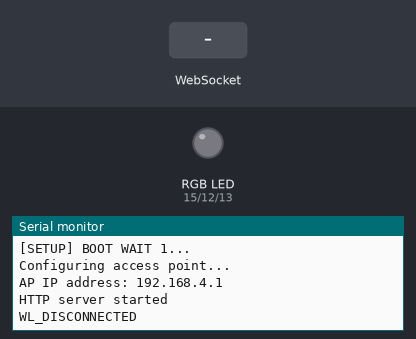
Bench run of a sketch on a simulated ESP8266 (NodeMCU). On the bench: an RGB LED mixed from three pins (HIGH = lit), the last lines printed to the serial monitor. Inputs (shaded band) come from the test bench.

Above: at 6.3 s.
6.4 s: WebSocket text "#" received
At 7.1 s:
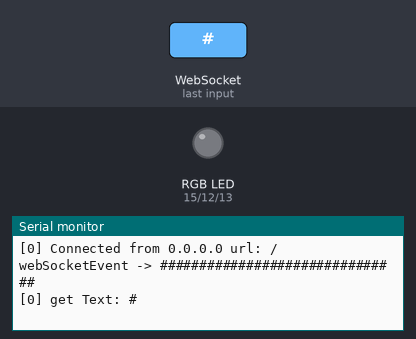
7.9 s: WebSocket text "esp8266" received
At 9.1 s:
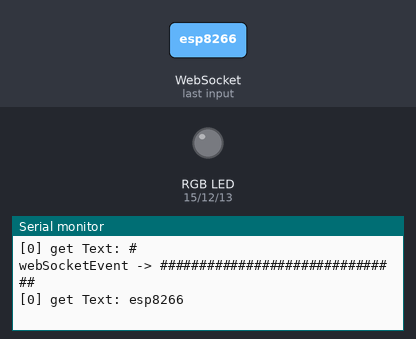
9.4 s: WebSocket text "5" received
At 10.4 s:
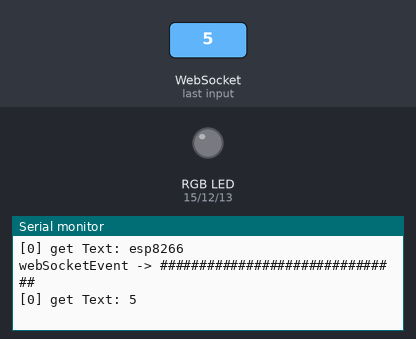
Timing chart, 0 to 12.4 s (numbered marks = the images above; inputs shaded):
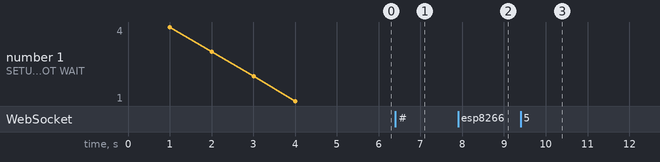

The sketch:

dy_WebSocketServer_LEDcontrol_3.ino
```cpp
/*
 * WebSocketServer_LEDcontrol.ino
 *
 *  Created on: 26.11.2015
 *
 */

#include <Arduino.h>

#include <ESP8266WiFi.h>
#include <ESP8266WiFiMulti.h>
#include <WebSocketsServer.h>
#include <ESP8266WebServer.h>
#include <ESP8266mDNS.h>
#include <Hash.h>
#include "BasicUtils.h"

#define LED_RED     15
#define LED_GREEN   12
#define LED_BLUE    13

#define serial Serial

//WiFi
const char *ssid = "ProkletaKurva";
const char *password = "testnet123";

ESP8266WebServer server = ESP8266WebServer(80);
WebSocketsServer webSocket = WebSocketsServer(81);

void webSocketEvent(uint8_t num, WStype_t type, uint8_t * payload, size_t lenght) {
    serial.println("webSocketEvent -> ###############################");
    switch(type) {
        case WStype_DISCONNECTED:
            serial.printf("[%u] Disconnected...!\n", num);
            break;
        case WStype_CONNECTED: {
            IPAddress ip = webSocket.remoteIP(num);
            serial.printf("[%u] Connected from %d.%d.%d.%d url: %s\n", num, ip[0], ip[1], ip[2], ip[3], payload);

            // send message to client
            webSocket.sendTXT(num, "Connected");
        }
            break;
        case WStype_TEXT:
            serial.printf("[%u] get Text: %s\n", num, payload);

            if(payload[0] == '#') {
                // we get RGB data

                // decode rgb data
                uint32_t rgb = (uint32_t) strtol((const char *) &payload[1], NULL, 16);

                analogWrite(LED_RED,    ((rgb >> 16) & 0xFF));
                analogWrite(LED_GREEN,  ((rgb >> 8) & 0xFF));
                analogWrite(LED_BLUE,   ((rgb >> 0) & 0xFF));
            }

            break;
        default:
          serial.println("webSocketEvent: type: UNKNOWN");
    }
}

void preparePINS(){
    pinMode(LED_RED, OUTPUT);
    pinMode(LED_GREEN, OUTPUT);
    pinMode(LED_BLUE, OUTPUT);

    digitalWrite(LED_RED, 1);
    digitalWrite(LED_GREEN, 1);
    digitalWrite(LED_BLUE, 1);
}

void handleRoot() {
  server.send(200, "text/html", "<h1>You are connected</h1>");
}

void setupWiFi_AP(){
    IPAddress address(192, 168, 4, 1);
    IPAddress subnet(255, 255, 255, 0);

    byte channel = 11;
    float wifiOutputPower = 20.5; //Max power
    WiFi.setOutputPower(wifiOutputPower);
    WiFi.setPhyMode(WIFI_PHY_MODE_11B);
    WiFi.setSleepMode(WIFI_NONE_SLEEP);
    WiFi.disconnect(true);
    WiFi.mode(WIFI_AP);
    //C:\Users\spe\AppData\Roaming\Arduino15\packages\esp8266\hardware\esp8266\2.1.0\cores\esp8266\core_esp8266_phy.c
    //TRYING TO SET [114] = 3 in core_esp8266_phy.c 3 = init all rf

    WiFi.persistent(false);
    WiFi.softAPConfig(address, address, subnet);
    WiFi.softAP(ssid, password, channel);
}

//************************************************************************************
void setup() {
    serial.begin(115200);
    serial.setDebugOutput(true);
    delay(1000);

    serial.println("");
    serial.println("+++++++++++++++++++++++++++++++++++++++++++++++++++++++++++++++++++++++++++++++++++++++++++++++++++");
    for(uint8_t t = 4; t > 0; t--) {
        serial.printf("[SETUP] BOOT WAIT %d...\n", t);
        serial.flush();
        delay(1000);
    }

    serial.println("Configuring access point...");
    setupWiFi_AP();
    delay(100);

    IPAddress myIP = WiFi.softAPIP();
    serial.println("AP IP address: " + String(myIP[0]) + "." + String(myIP[1]) + "." + String(myIP[2]) + "." + String(myIP[3]));

    server.on("/", handleRoot);
    server.begin();

    serial.println("HTTP server started");

    //while(WiFi.waitForConnectResult() != WL_CONNECTED) {
    //    delay(100);
    //}

    serial.println(decodeWifiSTATUS(WiFi.status()));

    // start webSocket server
    webSocket.begin();
    webSocket.onEvent(webSocketEvent);

    //if(MDNS.begin("esp8266")) {
    //    serial.println("MDNS responder started");
    //}

    // handle index
    server.on("/", []() {
        // send index.html
        server.send(200, "text/html", "<html><head><script>var connection = new WebSocket('ws://'+location.hostname+':81/', ['arduino']);connection.onopen = function () {  connection.send('Connect ' + new Date()); }; connection.onerror = function (error) {    console.log('WebSocket Error ', error);};connection.onmessage = function (e) {  console.log('Server: ', e.data);};function sendRGB() {  var r = parseInt(document.getElementById('r').value).toString(16);  var g = parseInt(document.getElementById('g').value).toString(16);  var b = parseInt(document.getElementById('b').value).toString(16);  if(r.length < 2) { r = '0' + r; }   if(g.length < 2) { g = '0' + g; }   if(b.length < 2) { b = '0' + b; }   var rgb = '#'+r+g+b;    console.log('RGB: ' + rgb); connection.send(rgb); }</script></head><body>LED Control:<br/><br/>R: <input id=\"r\" type=\"range\" min=\"0\" max=\"255\" step=\"1\" onchange=\"sendRGB();\" /><br/>G: <input id=\"g\" type=\"range\" min=\"0\" max=\"255\" step=\"1\" onchange=\"sendRGB();\" /><br/>B: <input id=\"b\" type=\"range\" min=\"0\" max=\"255\" step=\"1\" onchange=\"sendRGB();\" /><br/></body></html>");
        serial.println("server -> handle index");
    });

    server.on("#", []() {
        server.send(200, "text/html", "<html><head></head><body>LED Test</body></html>");
        serial.println("server -> handle #");
    });

    server.begin();

    // Add service to MDNS
    //MDNS.addService("http", "tcp", 80);
    //MDNS.addService("ws", "tcp", 81);

    digitalWrite(LED_RED, 0);
    digitalWrite(LED_GREEN, 0);
    digitalWrite(LED_BLUE, 0);

}

void loop() {
    webSocket.loop();
    server.handleClient();
}
```

BasicUtils.h
```cpp
//*******************************************************************************************************
/*
    0 : WL_IDLE_STATUS when Wi-Fi is in process of changing between statuses
    1 : WL_NO_SSID_AVAILin case configured SSID cannot be reached
    3 : WL_CONNECTED after successful connection is established
    4 : WL_CONNECT_FAILED if password is incorrect
    6 : WL_DISCONNECTED if module is not configured in station mode
*/
String decodeWifiSTATUS(int wifiStatus){
  switch(wifiStatus){
    case WL_IDLE_STATUS:
      return "WL_IDLE_STATUS";
    case WL_NO_SSID_AVAIL:
      return "WL_NO_SSID_AVAIL";
    case WL_CONNECTED:
      return "WL_CONNECTED";
    case WL_CONNECT_FAILED:
      return "WL_CONNECT_FAILED";
    case WL_DISCONNECTED:
      return "WL_DISCONNECTED";
    default:
      return "UNKNOWN_STATUS";
  }
}

//*******************************************************************************************************
//format bytes
String formatBytes(size_t bytes){
  if (bytes < 1024){
    return String(bytes)+"B";
  } else if(bytes < (1024 * 1024)){
    return String(bytes/1024.0)+"KB";
  } else if(bytes < (1024 * 1024 * 1024)){
    return String(bytes/1024.0/1024.0)+"MB";
  } else {
    return String(bytes/1024.0/1024.0/1024.0)+"GB";
  }
}


//*******************************************************************************************************
```

Measured:
- after the input at 6.4 s, the serial monitor: prints a new line at once (image 1)
- after the input at 7.9 s, the serial monitor: prints a new line at once (image 2)
- after the input at 9.4 s, the serial monitor: prints a new line at once (image 3)
